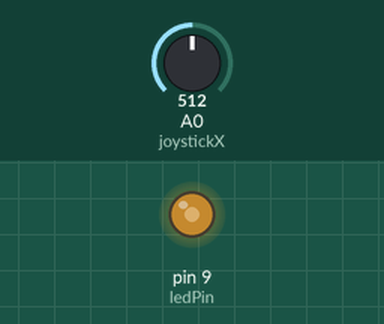
Simulated run of this sketch. Board: Arduino Uno, built with avr-gcc and run on an emulated ATmega328P. Shown: output pins drawn as LEDs (lit = HIGH). Inputs (shaded band) come from the test bench; at power-on: A0 (joystickX) = 512.

Above: at 1.2 s.
1.3 s: A0 (joystickX) set to 716
At 2.3 s:
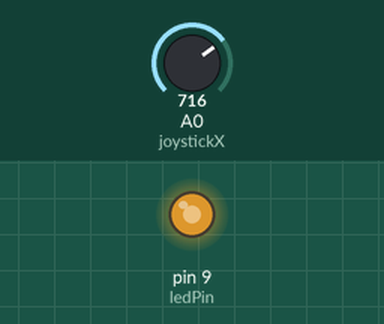
2.8 s: A0 (joystickX) set to 900
At 3.6 s:
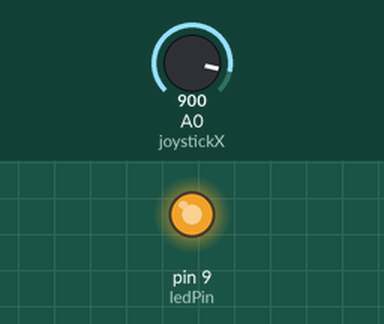
4.3 s: A0 (joystickX) set to 122
At 5.0 s:
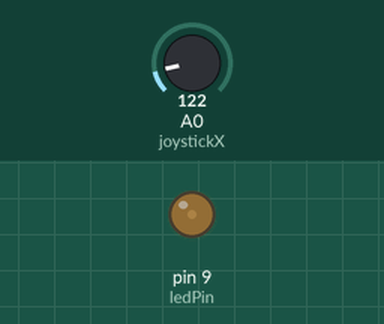
5.8 s: A0 (joystickX) set to 0
At 6.3 s:
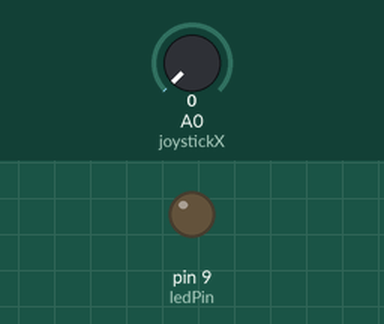
7.3 s: A0 (joystickX) set to 511
At 7.6 s:
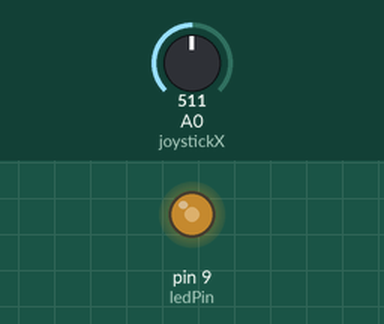
Timing chart, 0 to 9.8 s (numbered marks = the images above; inputs shaded):
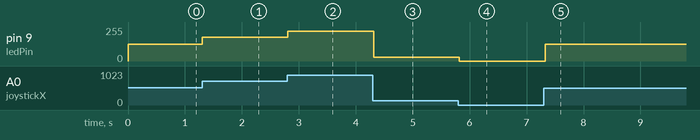

The sketch:

19.joystick_led_fade.ino
```cpp
#define joystickX A0
#define ledPin 9

void setup() {
  pinMode(ledPin, OUTPUT);
}

void loop() {
  int xVal = analogRead(joystickX);
  int brightness = map(xVal, 0, 1023, 0, 255);  // Map joystick to brightness level

  analogWrite(ledPin, brightness);  // Set LED brightness

  delay(50);
}
```

Measured:
- after the input at 1.3 s, pin 9 (ledPin): 127/255 → 178/255 at once
- after the input at 2.8 s, pin 9 (ledPin): 178/255 → 224/255 at once
- after the input at 4.3 s, pin 9 (ledPin): 224/255 → 30/255 at once
- after the input at 5.8 s, pin 9 (ledPin): 30/255 → 0/255 at once
- after the input at 7.3 s, pin 9 (ledPin): 0/255 → 127/255 at once
